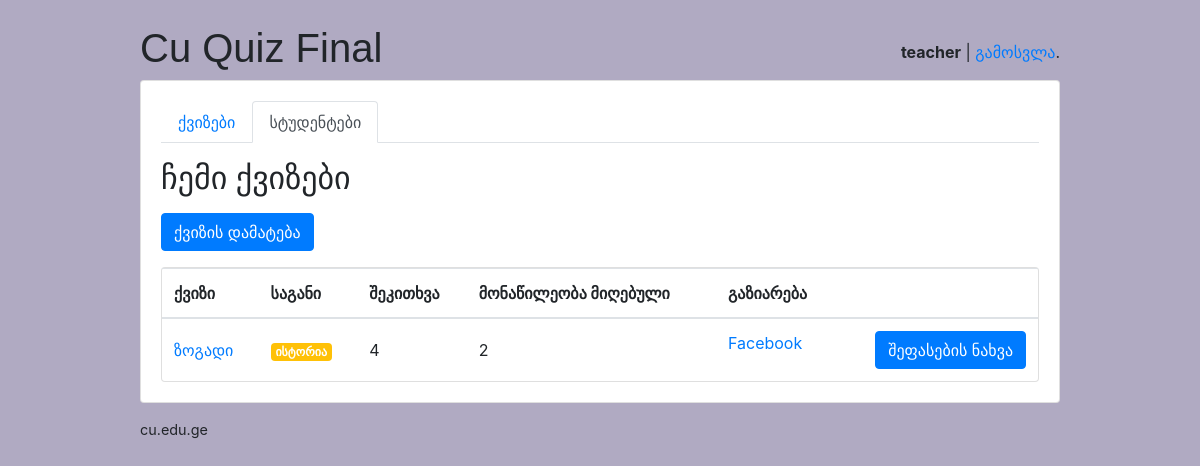
The app's page /teachers/ (signed in) with its own data.
### classroom/models.py (models this page shows, shortened)
class User(AbstractUser):
    is_student = models.BooleanField(default=False)
    is_teacher = models.BooleanField(default=False)
    username = models.CharField(error_messages={'unique': 'მომხმარებლის სახელი დაკავებულია.'}, max_length=150, unique=True, verbose_name='მომხმარებლის სახელი')

class Quiz(models.Model):
    owner = models.ForeignKey(User, on_delete=models.CASCADE, related_name='quizzes')
    name = models.CharField("დასახელება", max_length=255)
    subject = models.ForeignKey(Subject, on_delete=models.CASCADE, verbose_name=u'საგანი',
                                related_name='quizzes')

class Subject(models.Model):
    name = models.CharField(max_length=30)
    color = models.CharField(max_length=7, default='#007bff')
    def get_html_badge(self):
        name = escape(self.name)
        color = escape(self.color)
        html = '<span class="badge badge-primary" style="background-color: %s">%s</span>' % (color, name)
        return mark_safe(html)

### classroom/views/teachers.py (the view)
# urls.py: path('', students.QuizListView.as_view(), name='quiz_list'),
@method_decorator([login_required, teacher_required], name='dispatch')
class QuizListView(ListView):
    model = Quiz
    ordering = ('name',)
    context_object_name = 'quizzes'
    template_name = 'classroom/teachers/quiz_change_list.html'
    def get_queryset(self):
        queryset = self.request.user.quizzes \
            .select_related('subject') \
            .annotate(questions_count=Count('questions', distinct=True)) \
            .annotate(taken_count=Count('taken_quizzes', distinct=True))
        return queryset

### classroom/templates/classroom/teachers/quiz_change_list.html
{% extends 'base.html' %}
{% block content %}
    {% include 'classroom/teachers/_header.html' with active='students' %}
  <h2 class="mb-3">ჩემი ქვიზები</h2>
  <a href="{% url 'teachers:quiz_add' %}" class="btn btn-primary mb-3" role="button">ქვიზის დამატება</a>
  <div class="card">
    <table class="table mb-0">
      <thead>
        <tr>
          <th>ქვიზი</th>
          <th>საგანი</th>
          <th>შეკითხვა</th>
          <th>მონაწილეობა მიღებული</th>
          <th>გაზიარება</th>
          <th></th>
        </tr>
      </thead>
      <tbody>
        {% for quiz in quizzes %}
          <tr>
            <td class="align-middle"><a href="{% url 'teachers:quiz_change' quiz.pk %}">{{ quiz.name }}</a></td>
            <td class="align-middle">{{ quiz.subject.get_html_badge }}</td>
            <td class="align-middle">{{ quiz.questions_count }}</td>
            <td class="align-middle">{{ quiz.taken_count }}</td>
            <td> <a href="https://www.facebook.com/sharer/sharer.php?u=http://127.0.0.1:8000/students/quiz/{{ quiz.id}}/">Facebook</a></td>
            <td class="text-right">
              <a href="{% url 'teachers:quiz_results' quiz.pk %}" class="btn btn-primary">შეფასების ნახვა</a>
            </td>
          </tr>
        {% empty %}
          <tr>
            <td class="bg-light text-center font-italic" colspan="5">თქვენ არ შეგიქმნიათ ჯერჯერობით არცერთი ქვიზი.</td>
          </tr>
        {% endfor %}
      </tbody>
    </table>
  </div>
{% endblock %}

### templates/base.html (shortened to what this page needs)
{% load static %}<!doctype html>
<html lang="en">
  <head>
    <link rel="stylesheet" href="{% static 'css/bootstrap.min.css' %}">
    <link rel="stylesheet" type="text/css" href="{% static 'css/app.css' %}">
    {% if user.is_authenticated and user.is_teacher %}
      <link rel="stylesheet" type="text/css" href="{% static 'css/teachers.css' %}">
    {% else %}
      <link rel="stylesheet" type="text/css" href="{% static 'css/students.css' %}">
    {% endif %}
  </head>
  <body>
    <div class="container my-4">
      <div class="row justify-content-center">
        <div class="col-md-10 col-sm-12">
          <div class="row">
            <div class="col-6">
              <h1 class="logo">
                <a href="{% url 'home' %}">
                  Cu Quiz Final
                </a>
              </h1>
            </div>
            <div class="col-6 text-right">
              {% if user.is_authenticated %}
                <p class="pt-3"><strong>{{ user.username }}{% if user.is_student %} - {{user.student.score}}{% endif %}</strong> | <a href="{% url 'logout' %}">გამოსვლა</a>.</p>
              {% else %}
                <a href="{% url 'login' %}" class="btn btn-light" role="button">შესვლა</a>
                <a href="{% url 'signup' %}" class="btn btn-primary" role="button">რეგისტრაცია</a>
              {% endif %}
            </div>
          </div>
          <div class="card mb-3">
            <div class="card-body">
              {% block content %}
              {% endblock %}
            </div>
          </div>
          <footer>
            <a href="https://cu.edu.ge">cu.edu.ge</a>
          </footer>
        </div>
      </div>
    </div>
  </body>
</html>

### static/css/app.css (style rules this page uses)
.logo { font-family: 'Muli', sans-serif; }
.logo a { color: #212529; text-decoration: none; }
footer { font-size: .9rem; }
footer a { color: #212529; }

### static/css/teachers.css (style rules this page uses)
body { background-color: #b0aac2; }

### records on screen
User: username "teacher"
Quiz: name "ზოგადი", subject.get_html_badge "ისტორია", questions_count "4", taken_count "2"
